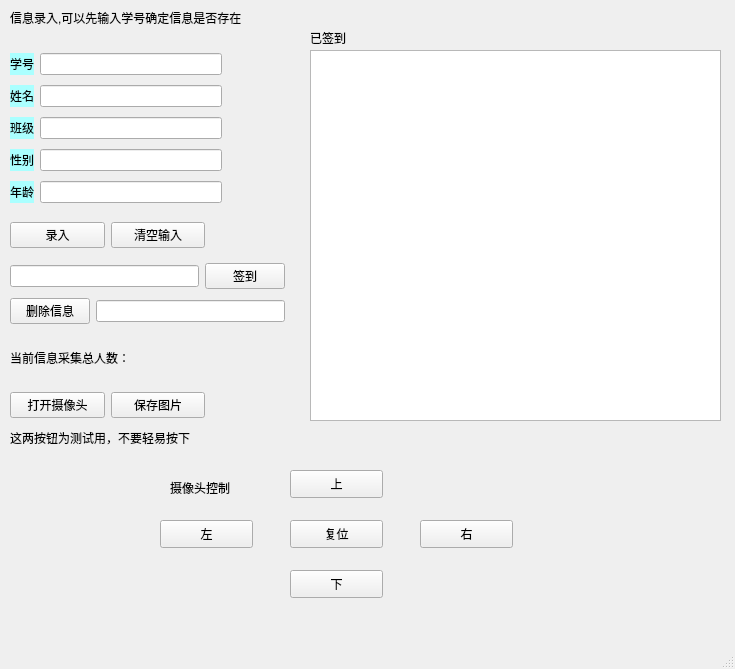
<?xml version="1.0" encoding="UTF-8"?>
<ui version="4.0">
 <class>mainWindow</class>
 <widget class="QMainWindow" name="mainWindow">
  <property name="geometry">
   <rect>
    <x>0</x>
    <y>0</y>
    <width>735</width>
    <height>669</height>
   </rect>
  </property>
  <property name="windowTitle">
   <string>人脸识别</string>
  </property>
  <widget class="QWidget" name="centralwidget">
   <widget class="QLabel" name="label_6">
    <property name="geometry">
     <rect>
      <x>750</x>
      <y>40</y>
      <width>281</width>
      <height>381</height>
     </rect>
    </property>
    <property name="text">
     <string>摄像头</string>
    </property>
   </widget>
   <widget class="QLabel" name="label_7">
    <property name="geometry">
     <rect>
      <x>10</x>
      <y>350</y>
      <width>151</width>
      <height>16</height>
     </rect>
    </property>
    <property name="text">
     <string>当前信息采集总人数：</string>
    </property>
   </widget>
   <widget class="QLabel" name="label_8">
    <property name="geometry">
     <rect>
      <x>160</x>
      <y>350</y>
      <width>81</width>
      <height>20</height>
     </rect>
    </property>
    <property name="text">
     <string/>
    </property>
   </widget>
   <widget class="QLabel" name="label_9">
    <property name="geometry">
     <rect>
      <x>10</x>
      <y>10</y>
      <width>291</width>
      <height>16</height>
     </rect>
    </property>
    <property name="text">
     <string>信息录入,可以先输入学号确定信息是否存在</string>
    </property>
   </widget>
   <widget class="QTextBrowser" name="textBrowser">
    <property name="geometry">
     <rect>
      <x>310</x>
      <y>50</y>
      <width>411</width>
      <height>371</height>
     </rect>
    </property>
   </widget>
   <widget class="QLabel" name="label_10">
    <property name="geometry">
     <rect>
      <x>310</x>
      <y>30</y>
      <width>81</width>
      <height>16</height>
     </rect>
    </property>
    <property name="text">
     <string>已签到</string>
    </property>
   </widget>
   <widget class="QWidget" name="layoutWidget">
    <property name="geometry">
     <rect>
      <x>10</x>
      <y>220</y>
      <width>195</width>
      <height>30</height>
     </rect>
    </property>
    <layout class="QHBoxLayout" name="horizontalLayout_7">
     <item>
      <widget class="QPushButton" name="pushButton">
       <property name="text">
        <string>录入</string>
       </property>
      </widget>
     </item>
     <item>
      <widget class="QPushButton" name="pushButton_4">
       <property name="text">
        <string>清空输入</string>
       </property>
      </widget>
     </item>
    </layout>
   </widget>
   <widget class="QWidget" name="layoutWidget">
    <property name="geometry">
     <rect>
      <x>10</x>
      <y>260</y>
      <width>275</width>
      <height>69</height>
     </rect>
    </property>
    <layout class="QVBoxLayout" name="verticalLayout">
     <item>
      <layout class="QHBoxLayout" name="horizontalLayout_6">
       <item>
        <widget class="QLineEdit" name="lineEdit_6"/>
       </item>
       <item>
        <widget class="QPushButton" name="pushButton_3">
         <property name="text">
          <string>签到</string>
         </property>
        </widget>
       </item>
      </layout>
     </item>
     <item>
      <layout class="QHBoxLayout" name="horizontalLayout_8">
       <item>
        <widget class="QPushButton" name="pushButton_5">
         <property name="text">
          <string>删除信息</string>
         </property>
        </widget>
       </item>
       <item>
        <widget class="QLineEdit" name="lineEdit_7"/>
       </item>
      </layout>
     </item>
    </layout>
   </widget>
   <widget class="QWidget" name="layoutWidget">
    <property name="geometry">
     <rect>
      <x>10</x>
      <y>49</y>
      <width>212</width>
      <height>160</height>
     </rect>
    </property>
    <layout class="QVBoxLayout" name="verticalLayout_2">
     <item>
      <layout class="QHBoxLayout" name="horizontalLayout_2">
       <item>
        <widget class="QLabel" name="label_2">
         <property name="styleSheet">
          <string notr="true">background-color: rgb(170, 255, 255);</string>
         </property>
         <property name="text">
          <string>学号</string>
         </property>
        </widget>
       </item>
       <item>
        <widget class="QLineEdit" name="lineEdit_2"/>
       </item>
      </layout>
     </item>
     <item>
      <layout class="QHBoxLayout" name="horizontalLayout">
       <item>
        <widget class="QLabel" name="label">
         <property name="styleSheet">
          <string notr="true">background-color: rgb(170, 255, 255);</string>
         </property>
         <property name="text">
          <string>姓名</string>
         </property>
        </widget>
       </item>
       <item>
        <widget class="QLineEdit" name="lineEdit"/>
       </item>
      </layout>
     </item>
     <item>
      <layout class="QHBoxLayout" name="horizontalLayout_3">
       <item>
        <widget class="QLabel" name="label_3">
         <property name="styleSheet">
          <string notr="true">background-color: rgb(170, 255, 255);</string>
         </property>
         <property name="text">
          <string>班级</string>
         </property>
        </widget>
       </item>
       <item>
        <widget class="QLineEdit" name="lineEdit_3"/>
       </item>
      </layout>
     </item>
     <item>
      <layout class="QHBoxLayout" name="horizontalLayout_4">
       <item>
        <widget class="QLabel" name="label_4">
         <property name="styleSheet">
          <string notr="true">background-color: rgb(170, 255, 255);</string>
         </property>
         <property name="text">
          <string>性别</string>
         </property>
        </widget>
       </item>
       <item>
        <widget class="QLineEdit" name="lineEdit_4"/>
       </item>
      </layout>
     </item>
     <item>
      <layout class="QHBoxLayout" name="horizontalLayout_5">
       <item>
        <widget class="QLabel" name="label_5">
         <property name="styleSheet">
          <string notr="true">background-color: rgb(170, 255, 255);</string>
         </property>
         <property name="text">
          <string>年龄</string>
         </property>
        </widget>
       </item>
       <item>
        <widget class="QLineEdit" name="lineEdit_5"/>
       </item>
      </layout>
     </item>
    </layout>
   </widget>
   <widget class="QLabel" name="label_11">
    <property name="geometry">
     <rect>
      <x>10</x>
      <y>430</y>
      <width>231</width>
      <height>16</height>
     </rect>
    </property>
    <property name="text">
     <string>这两按钮为测试用，不要轻易按下</string>
    </property>
   </widget>
   <widget class="QPushButton" name="pushButton_6">
    <property name="geometry">
     <rect>
      <x>290</x>
      <y>470</y>
      <width>93</width>
      <height>28</height>
     </rect>
    </property>
    <property name="text">
     <string>上</string>
    </property>
   </widget>
   <widget class="QPushButton" name="pushButton_7">
    <property name="geometry">
     <rect>
      <x>160</x>
      <y>520</y>
      <width>93</width>
      <height>28</height>
     </rect>
    </property>
    <property name="text">
     <string>左</string>
    </property>
   </widget>
   <widget class="QPushButton" name="pushButton_8">
    <property name="geometry">
     <rect>
      <x>420</x>
      <y>520</y>
      <width>93</width>
      <height>28</height>
     </rect>
    </property>
    <property name="text">
     <string>右</string>
    </property>
   </widget>
   <widget class="QPushButton" name="pushButton_9">
    <property name="geometry">
     <rect>
      <x>290</x>
      <y>570</y>
      <width>93</width>
      <height>28</height>
     </rect>
    </property>
    <property name="text">
     <string>下</string>
    </property>
   </widget>
   <widget class="QLabel" name="label_12">
    <property name="geometry">
     <rect>
      <x>170</x>
      <y>480</y>
      <width>81</width>
      <height>16</height>
     </rect>
    </property>
    <property name="text">
     <string>摄像头控制</string>
    </property>
   </widget>
   <widget class="QPushButton" name="pushButton_10">
    <property name="geometry">
     <rect>
      <x>290</x>
      <y>520</y>
      <width>93</width>
      <height>28</height>
     </rect>
    </property>
    <property name="text">
     <string>复位</string>
    </property>
   </widget>
   <widget class="QWidget" name="">
    <property name="geometry">
     <rect>
      <x>10</x>
      <y>390</y>
      <width>195</width>
      <height>30</height>
     </rect>
    </property>
    <layout class="QHBoxLayout" name="horizontalLayout_9">
     <item>
      <widget class="QPushButton" name="camera">
       <property name="text">
        <string>打开摄像头</string>
       </property>
      </widget>
     </item>
     <item>
      <widget class="QPushButton" name="pushButton_2">
       <property name="text">
        <string>保存图片</string>
       </property>
      </widget>
     </item>
    </layout>
   </widget>
  </widget>
  <widget class="QMenuBar" name="menubar">
   <property name="geometry">
    <rect>
     <x>0</x>
     <y>0</y>
     <width>735</width>
     <height>26</height>
    </rect>
   </property>
  </widget>
  <widget class="QStatusBar" name="statusbar"/>
 </widget>
 <resources/>
 <connections/>
</ui>
